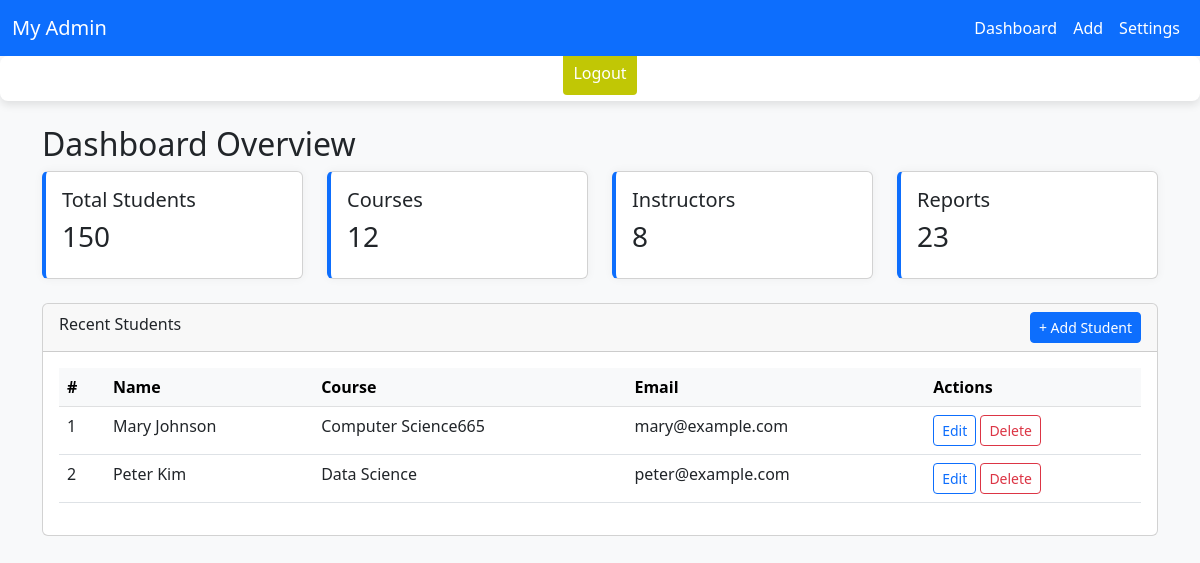
The page /Admin_dashboard/ (signed in) on the database as committed earlier.
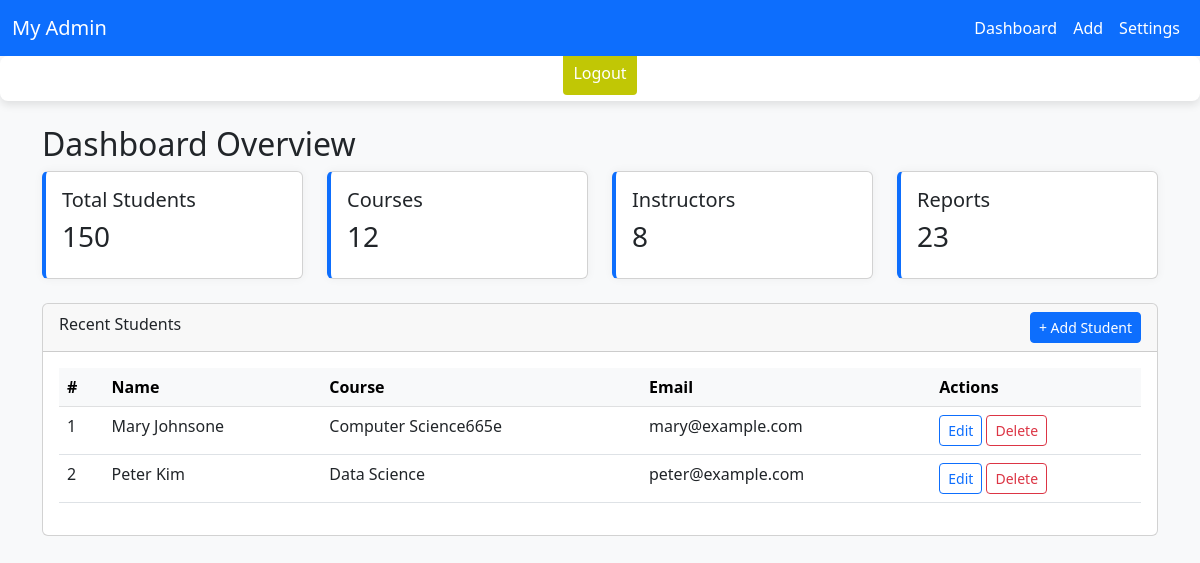
The same page on the database as committed later.
### Admin/models.py (models this page shows, shortened)
class Info(models.Model):
    name = models.CharField(max_length=100)
    course = models.CharField(max_length=100)
    email = models.EmailField()

### Admin/views.py (the view)
# urls.py: path('Admin_dashboard/',views.admin,name='Admin'),
@login_required()
def admin(request):
    people = Info.objects.all()
    return render(request,'admin.html',{'people':people})

### Admin/templates/admin.html (shortened to what this page needs)
{% load static %}
<html lang="en">
<head>
    <link href="https://cdn.jsdelivr.net/npm/bootstrap@5.3.0/dist/css/bootstrap.min.css" rel="stylesheet">
    <link rel="stylesheet" href="{% static 'css/main.css'%}">
</head>
<body>
<nav class="navbar navbar-expand-lg">
    <div class="container-fluid">
        <a class="navbar-brand" href="#">My Admin</a>
        <div class="collapse navbar-collapse">
            <ul class="navbar-nav ms-auto">
                <li class="nav-item"><a class="nav-link" href="#">Dashboard</a></li>
                <li class="nav-item"><a class="nav-link" href="#">Add</a></li>
                <li class="nav-item"><a class="nav-link" href="#">Settings</a></li>
            </ul>
        </div>
    </div>
</nav>
<div class="form-container">
 <form action="{% url 'logout' %}" method="POST">
     <div class="form-group">
    <button type="submit">Logout</button>
    </div>
 </form>
</div>
<div class="container mt-4">
    <h2>Dashboard Overview</h2>
    <div class="row mb-4">
        <div class="col-md-3">
            <div class="card card-summary p-3">
                <h5>Total Students</h5>
                <h3>150</h3>
            </div>
        </div>
        <div class="col-md-3">
            <div class="card card-summary p-3">
                <h5>Courses</h5>
                <h3>12</h3>
            </div>
        </div>
        <div class="col-md-3">
            <div class="card card-summary p-3">
                <h5>Instructors</h5>
                <h3>8</h3>
            </div>
        </div>
        <div class="col-md-3">
            <div class="card card-summary p-3">
                <h5>Reports</h5>
                <h3>23</h3>
            </div>
        </div>
    </div>
    <div class="card">
        <div class="card-header">
            Recent Students
            <a href="{% url 'add_student' %}" class="btn btn-primary btn-sm float-end">+ Add Student</a>
        </div>
        <div class="card-body">
            <table class="table table-hover">
                <thead class="table-light">
                    <tr>
                        <th>#</th>
                        <th>Name</th>
                        <th>Course</th>
                        <th>Email</th>
                        <th>Actions</th>
                    </tr>
                </thead>
                <tbody>
                {% for person in people %}
                    <tr>
                        <td>{{forloop.counter}}</td>
                        <td>{{ person.name }}</td>
                        <td>{{ person.course }}</td>
                        <td>{{ person.email }}</td>
                        <td>
                            <a href="{% url 'edit' person.id %}" class="btn btn-sm btn-outline-primary" >Edit</a>
                            <a href="{% url 'delete' person.id %}" class="btn btn-sm btn-outline-danger" type="button" onclick="return confirm('Are you sure you want to DELETE')">Delete</a>
                        </td>
                    </tr>
                {% endfor %}
                </tbody>
            </table>
        </div>
    </div>
</div>
</body>
</html>

Rows that differ between the two databases and show on the page:
changed Info "mary@example.com": name "Mary Johnson" → "Mary Johnsone"; course "Computer Science665" → "Computer Science665e"
